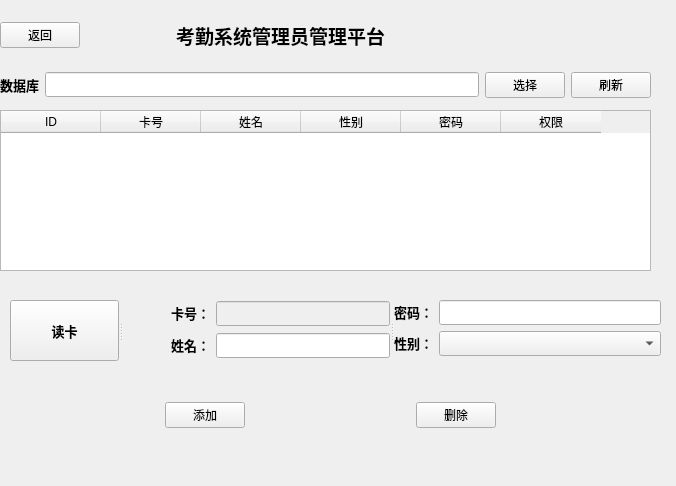
<?xml version="1.0" encoding="UTF-8"?>
<ui version="4.0">
 <class>SystemManage</class>
 <widget class="QWidget" name="SystemManage">
  <property name="geometry">
   <rect>
    <x>0</x>
    <y>0</y>
    <width>676</width>
    <height>486</height>
   </rect>
  </property>
  <property name="minimumSize">
   <size>
    <width>0</width>
    <height>25</height>
   </size>
  </property>
  <property name="windowTitle">
   <string>Form</string>
  </property>
  <widget class="QWidget" name="layoutWidget">
   <property name="geometry">
    <rect>
     <x>0</x>
     <y>70</y>
     <width>651</width>
     <height>30</height>
    </rect>
   </property>
   <layout class="QHBoxLayout" name="db_select">
    <item>
     <widget class="QLabel" name="lb_db">
      <property name="text">
       <string>&lt;html&gt;&lt;head/&gt;&lt;body&gt;&lt;p&gt;&lt;span style=&quot; font-size:10pt; font-weight:600;&quot;&gt;数据库&lt;/span&gt;&lt;/p&gt;&lt;/body&gt;&lt;/html&gt;</string>
      </property>
     </widget>
    </item>
    <item>
     <widget class="QLineEdit" name="ted_dbpath">
      <property name="minimumSize">
       <size>
        <width>0</width>
        <height>25</height>
       </size>
      </property>
      <property name="readOnly">
       <bool>true</bool>
      </property>
     </widget>
    </item>
    <item>
     <widget class="QPushButton" name="btn_dbselect">
      <property name="text">
       <string>选择</string>
      </property>
     </widget>
    </item>
    <item>
     <widget class="QPushButton" name="btn_dbrefresh">
      <property name="text">
       <string>刷新</string>
      </property>
     </widget>
    </item>
   </layout>
  </widget>
  <widget class="QTableWidget" name="db_table">
   <property name="geometry">
    <rect>
     <x>0</x>
     <y>110</y>
     <width>651</width>
     <height>161</height>
    </rect>
   </property>
   <property name="editTriggers">
    <set>QAbstractItemView::NoEditTriggers</set>
   </property>
   <property name="selectionMode">
    <enum>QAbstractItemView::SingleSelection</enum>
   </property>
   <property name="selectionBehavior">
    <enum>QAbstractItemView::SelectRows</enum>
   </property>
   <column>
    <property name="text">
     <string>ID</string>
    </property>
   </column>
   <column>
    <property name="text">
     <string>卡号</string>
    </property>
   </column>
   <column>
    <property name="text">
     <string>姓名</string>
    </property>
   </column>
   <column>
    <property name="text">
     <string>性别</string>
    </property>
   </column>
   <column>
    <property name="text">
     <string>密码</string>
    </property>
   </column>
   <column>
    <property name="text">
     <string>权限</string>
    </property>
   </column>
  </widget>
  <widget class="QWidget" name="layoutWidget">
   <property name="geometry">
    <rect>
     <x>0</x>
     <y>400</y>
     <width>661</width>
     <height>30</height>
    </rect>
   </property>
   <layout class="QHBoxLayout" name="Function">
    <item>
     <spacer name="horizontalSpacer_2">
      <property name="orientation">
       <enum>Qt::Horizontal</enum>
      </property>
      <property name="sizeHint" stdset="0">
       <size>
        <width>40</width>
        <height>20</height>
       </size>
      </property>
     </spacer>
    </item>
    <item>
     <widget class="QPushButton" name="pbn_addName">
      <property name="text">
       <string>添加</string>
      </property>
     </widget>
    </item>
    <item>
     <spacer name="horizontalSpacer">
      <property name="orientation">
       <enum>Qt::Horizontal</enum>
      </property>
      <property name="sizeHint" stdset="0">
       <size>
        <width>40</width>
        <height>20</height>
       </size>
      </property>
     </spacer>
    </item>
    <item>
     <widget class="QPushButton" name="ptn_delete">
      <property name="text">
       <string>删除</string>
      </property>
     </widget>
    </item>
    <item>
     <spacer name="horizontalSpacer_3">
      <property name="orientation">
       <enum>Qt::Horizontal</enum>
      </property>
      <property name="sizeHint" stdset="0">
       <size>
        <width>40</width>
        <height>20</height>
       </size>
      </property>
     </spacer>
    </item>
   </layout>
  </widget>
  <widget class="QWidget" name="">
   <property name="geometry">
    <rect>
     <x>0</x>
     <y>10</y>
     <width>651</width>
     <height>51</height>
    </rect>
   </property>
   <layout class="QHBoxLayout" name="horizontalLayout_2">
    <item>
     <widget class="QPushButton" name="pbn_back">
      <property name="text">
       <string>返回</string>
      </property>
     </widget>
    </item>
    <item>
     <layout class="QHBoxLayout" name="horizontalLayout">
      <item>
       <spacer name="horizontalSpacer_4">
        <property name="orientation">
         <enum>Qt::Horizontal</enum>
        </property>
        <property name="sizeType">
         <enum>QSizePolicy::Maximum</enum>
        </property>
        <property name="sizeHint" stdset="0">
         <size>
          <width>90</width>
          <height>20</height>
         </size>
        </property>
       </spacer>
      </item>
      <item>
       <widget class="QLabel" name="lb_sysName">
        <property name="text">
         <string>&lt;html&gt;&lt;head/&gt;&lt;body&gt;&lt;p align=&quot;center&quot;&gt;&lt;span style=&quot; font-size:14pt; font-weight:600;&quot;&gt;考勤系统管理员管理平台&lt;/span&gt;&lt;/p&gt;&lt;/body&gt;&lt;/html&gt;</string>
        </property>
       </widget>
      </item>
      <item>
       <spacer name="horizontalSpacer_5">
        <property name="orientation">
         <enum>Qt::Horizontal</enum>
        </property>
        <property name="sizeHint" stdset="0">
         <size>
          <width>40</width>
          <height>20</height>
         </size>
        </property>
       </spacer>
      </item>
     </layout>
    </item>
   </layout>
  </widget>
  <widget class="QSplitter" name="splitter">
   <property name="geometry">
    <rect>
     <x>10</x>
     <y>300</y>
     <width>651</width>
     <height>61</height>
    </rect>
   </property>
   <property name="orientation">
    <enum>Qt::Horizontal</enum>
   </property>
   <widget class="QPushButton" name="pbn_start">
    <property name="font">
     <font>
      <pointsize>10</pointsize>
      <weight>75</weight>
      <bold>true</bold>
     </font>
    </property>
    <property name="text">
     <string>读卡</string>
    </property>
   </widget>
   <widget class="QWidget" name="">
    <layout class="QGridLayout" name="gridLayout">
     <item row="0" column="0">
      <widget class="QLabel" name="lb_cardID">
       <property name="minimumSize">
        <size>
         <width>0</width>
         <height>25</height>
        </size>
       </property>
       <property name="text">
        <string>&lt;html&gt;&lt;head/&gt;&lt;body&gt;&lt;p align=&quot;right&quot;&gt;&lt;span style=&quot; font-size:10pt; font-weight:600;&quot;&gt;卡号：&lt;/span&gt;&lt;/p&gt;&lt;/body&gt;&lt;/html&gt;</string>
       </property>
      </widget>
     </item>
     <item row="0" column="1" colspan="2">
      <widget class="QLineEdit" name="ted_showNumber">
       <property name="enabled">
        <bool>false</bool>
       </property>
       <property name="minimumSize">
        <size>
         <width>150</width>
         <height>25</height>
        </size>
       </property>
      </widget>
     </item>
     <item row="1" column="0">
      <widget class="QLabel" name="lb_cardName">
       <property name="minimumSize">
        <size>
         <width>0</width>
         <height>25</height>
        </size>
       </property>
       <property name="text">
        <string>&lt;html&gt;&lt;head/&gt;&lt;body&gt;&lt;p align=&quot;right&quot;&gt;&lt;span style=&quot; font-size:10pt; font-weight:600;&quot;&gt;姓名：&lt;/span&gt;&lt;/p&gt;&lt;/body&gt;&lt;/html&gt;</string>
       </property>
      </widget>
     </item>
     <item row="1" column="1" colspan="2">
      <widget class="QLineEdit" name="ted_showName">
       <property name="minimumSize">
        <size>
         <width>150</width>
         <height>25</height>
        </size>
       </property>
      </widget>
     </item>
    </layout>
   </widget>
   <widget class="QWidget" name="">
    <layout class="QFormLayout" name="formLayout">
     <item row="0" column="0">
      <widget class="QLabel" name="lb_cardID_2">
       <property name="minimumSize">
        <size>
         <width>0</width>
         <height>25</height>
        </size>
       </property>
       <property name="text">
        <string>&lt;html&gt;&lt;head/&gt;&lt;body&gt;&lt;p align=&quot;right&quot;&gt;&lt;span style=&quot; font-size:10pt; font-weight:600;&quot;&gt;  密码：&lt;/span&gt;&lt;/p&gt;&lt;/body&gt;&lt;/html&gt;</string>
       </property>
      </widget>
     </item>
     <item row="0" column="1">
      <widget class="QLineEdit" name="ted_showPassword">
       <property name="minimumSize">
        <size>
         <width>150</width>
         <height>25</height>
        </size>
       </property>
       <property name="text">
        <string/>
       </property>
      </widget>
     </item>
     <item row="1" column="0">
      <widget class="QLabel" name="lb_cardSex">
       <property name="minimumSize">
        <size>
         <width>0</width>
         <height>25</height>
        </size>
       </property>
       <property name="text">
        <string>&lt;html&gt;&lt;head/&gt;&lt;body&gt;&lt;p align=&quot;right&quot;&gt;&lt;span style=&quot; font-size:10pt; font-weight:600;&quot;&gt;       性别：&lt;/span&gt;&lt;/p&gt;&lt;/body&gt;&lt;/html&gt;</string>
       </property>
      </widget>
     </item>
     <item row="1" column="1">
      <widget class="QComboBox" name="ted_showSex">
       <property name="minimumSize">
        <size>
         <width>150</width>
         <height>25</height>
        </size>
       </property>
       <item>
        <property name="text">
         <string/>
        </property>
       </item>
       <item>
        <property name="text">
         <string>男</string>
        </property>
       </item>
       <item>
        <property name="text">
         <string>女</string>
        </property>
       </item>
      </widget>
     </item>
    </layout>
   </widget>
  </widget>
 </widget>
 <resources/>
 <connections/>
</ui>
